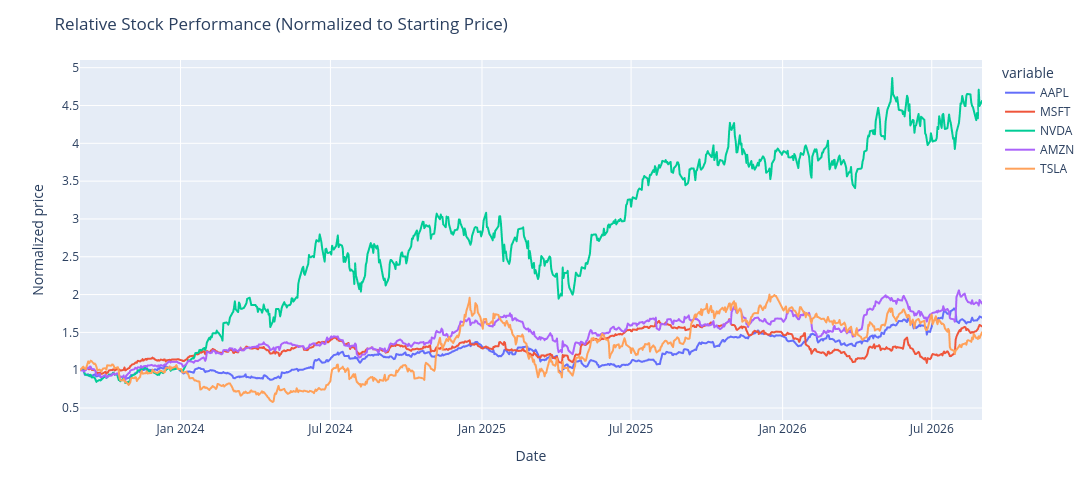

The notebook cell saved with this chart:
### Code cell
fig = px.line(
    norm,
    width=1100,
    height=500
)
fig.update_layout(title= "Relative Stock Performance (Normalized to Starting Price)", 
                    xaxis_title= 'Date', yaxis_title= 'Normalized price' )
fig.show()

### Figure 1 — Plotly figure (JSON) as saved in the notebook; plotly's stock layout.template omitted (floating-point values rounded to 4 significant figures; data arrays with more than 128 entries replaced by an {"elided": "..."} marker saying what was removed)
{"data": [{"hovertemplate": "variable=AAPL<br>Date=%{x}<br>value=%{y}<extra></extra>", "legendgroup": "AAPL", "line": {"color": "#636efa", "dash": "solid"}, "marker": {"symbol": "circle"}, "mode": "lines", "name": "AAPL", "showlegend": true, "type": "scattergl", "x": {"elided": "751 str values"}, "xaxis": "x", "y": {"elided": "751 float values"}, "yaxis": "y"}, {"hovertemplate": "variable=MSFT<br>Date=%{x}<br>value=%{y}<extra></extra>", "legendgroup": "MSFT", "line": {"color": "#EF553B", "dash": "solid"}, "marker": {"symbol": "circle"}, "mode": "lines", "name": "MSFT", "showlegend": true, "type": "scattergl", "x": {"elided": "751 str values"}, "xaxis": "x", "y": {"elided": "751 float values"}, "yaxis": "y"}, {"hovertemplate": "variable=NVDA<br>Date=%{x}<br>value=%{y}<extra></extra>", "legendgroup": "NVDA", "line": {"color": "#00cc96", "dash": "solid"}, "marker": {"symbol": "circle"}, "mode": "lines", "name": "NVDA", "showlegend": true, "type": "scattergl", "x": {"elided": "751 str values"}, "xaxis": "x", "y": {"elided": "751 float values"}, "yaxis": "y"}, {"hovertemplate": "variable=AMZN<br>Date=%{x}<br>value=%{y}<extra></extra>", "legendgroup": "AMZN", "line": {"color": "#ab63fa", "dash": "solid"}, "marker": {"symbol": "circle"}, "mode": "lines", "name": "AMZN", "showlegend": true, "type": "scattergl", "x": {"elided": "751 str values"}, "xaxis": "x", "y": {"elided": "751 float values"}, "yaxis": "y"}, {"hovertemplate": "variable=TSLA<br>Date=%{x}<br>value=%{y}<extra></extra>", "legendgroup": "TSLA", "line": {"color": "#FFA15A", "dash": "solid"}, "marker": {"symbol": "circle"}, "mode": "lines", "name": "TSLA", "showlegend": true, "type": "scattergl", "x": {"elided": "751 str values"}, "xaxis": "x", "y": {"elided": "751 float values"}, "yaxis": "y"}], "layout": {"height": 500, "legend": {"title": {"text": "variable"}, "tracegroupgap": 0}, "margin": {"t": 60}, "title": {"text": "Relative Stock Performance (Normalized to Starting Price)"}, "width": 1100, "xaxis": {"anchor": "y", "domain": [0, 1], "title": {"text": "Date"}}, "yaxis": {"anchor": "x", "domain": [0, 1], "title": {"text": "Normalized price"}}}}
